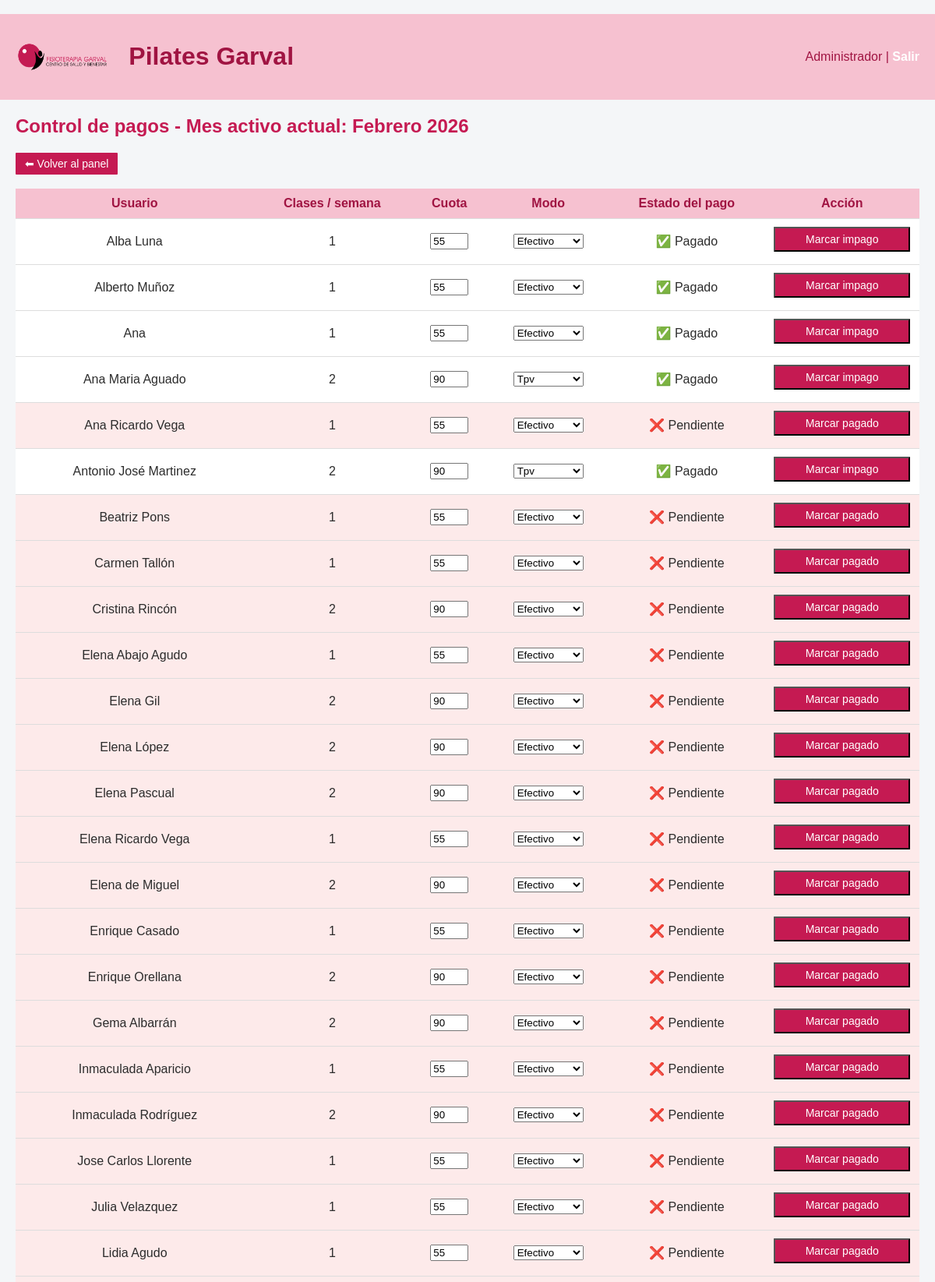
Page /admin/pagos (signed in, upper part) on the committed database.
### tables this page shows
CREATE TABLE configuracion (
    id INTEGER PRIMARY KEY CHECK (id = 1),
    year INTEGER NOT NULL,
    month INTEGER NOT NULL
);

CREATE TABLE "pagos" (
	"id"	INTEGER,
	"usuario_id"	INTEGER,
	"year"	INTEGER,
	"month"	INTEGER,
	"pagado"	INTEGER DEFAULT 0,
	"cuota"	INTEGER, fecha_pago DATE, metodo_pago TEXT,
	PRIMARY KEY("id" AUTOINCREMENT),
	UNIQUE("usuario_id","year","month")
);

CREATE TABLE "usuarios" (
	"id"	INTEGER,
	"nombre"	TEXT,
	"email"	TEXT,
	"rol"	TEXT,
	"clases_semana"	INTEGER,
	"password"	TEXT,
	"desactivo"	INTEGER,
	PRIMARY KEY("id" AUTOINCREMENT)
);

### app.py (the view)
@app.route("/admin/pagos")
@login_required
@role_required("admin")
def admin_pagos():
    if "rol" not in session or session["rol"] != "admin":
        abort(403)
    hoy = date.today()
    year, month = obtener_mes_activo()
    mes_activo = f"{year}-{month:02d}"
    meses = [
        "Enero", "Febrero", "Marzo", "Abril", "Mayo", "Junio",
        "Julio", "Agosto", "Septiembre", "Octubre", "Noviembre", "Diciembre"
    ]
    mes_literal = meses[month - 1]
    usuarios = obtener_usuarios_con_pagos(year, month)
    return render_template(
        "pagos.html",
        usuarios=usuarios,
        year=year,
        mes_literal=mes_literal
    )

### app.py (called while the page is built)
def obtener_mes_activo():
    conn = conectar()
    c = conn.cursor()
    fila = c.execute("""
        SELECT year, month
        FROM configuracion
        WHERE id = 1
    """).fetchone()
    conn.close()
    return fila[0], fila[1]

### auth.py (called while the page is built)
def login_required(f):
    @wraps(f)
    def wrapper(*args, **kwargs):
        if not session.get("user_id"):
            return redirect(url_for("login", next=request.path))
        return f(*args, **kwargs)
    return wrapper

def role_required(*roles):
    def deco(f):
        @wraps(f)
        def wrapper(*args, **kwargs):
            if not session.get("user_id"):
                return redirect(url_for("login", next=request.path))
            if session.get("rol") not in roles:
                abort(403)
            return f(*args, **kwargs)
        return wrapper
    return deco

### db.py (called while the page is built)
def conectar():
    return sqlite3.connect("clinica.db")

### usuarios.py (called while the page is built)
def obtener_usuarios_con_pagos(year, month):
    conn = conectar()
    c = conn.cursor()
    usuarios = c.execute("""
        SELECT
           u.id,
           u.nombre,
           u.clases_semana,
           IFNULL(p.pagado, 0) AS pagado,
           p.metodo_pago,
           p.cuota
        FROM usuarios u
        LEFT JOIN pagos p
           ON u.id = p.usuario_id
           AND p.year = ?
           AND p.month = ?
        WHERE u.rol = 'usuario'
        ORDER BY u.nombre;
    """, (year, month)).fetchall()
    conn.close()
    return usuarios

### templates/pagos.html (shortened to what this page needs)
﻿{% extends "base.html" %}
{% block content %}
<h2>Control de pagos - Mes activo actual: {{ mes_literal }} {{ year }}</h2>
<a href="/admin" class="boton boton-secundario">⬅ Volver al panel</a>
<br />
<br />
<table>
    <tr>
        <th>Usuario</th>
        <th>Clases / semana</th>
        <th>Cuota</th>
        <th>Modo</th>
        <th>Estado del pago</th>
        <th class="acciones">Acción</th>
    </tr>
    {% for id, nombre, clases_semana, pagado, metodo_pago, cuota in usuarios %}
    <tr class="{% if not pagado %}fila-roja{% endif %}">
        <td>{{ nombre }}</td>
        <td>{{ clases_semana }}</td>
        <td>
            <input type="text"
                   name="cuota"
                   inputmode="numeric"
                   pattern="[0-9]{1,3}"
                   maxlength="3"
                   size="3"
                   value="{% if cuota is not none %}{{ cuota }}{% else %}{% if clases_semana|int == 1 %}55{% else %}90{% endif %}{% endif %}" form="form-pago-{{ id }}" required>
        </td>
        <td>
            <select name="metodo_pago" form="form-pago-{{ id }}" required>
                <option value="Efectivo" {% if metodo_pago=='Efectivo' %}selected{% endif %}>Efectivo</option>
                <option value="Tpv" {% if metodo_pago=='Tpv' %}selected{% endif %}>Tpv</option>
            </select>
        </td>
        <td>{% if pagado %}✅ Pagado{% else %}❌ Pendiente{% endif %}</td>
        <td class="acciones">
            <button type="submit" form="form-pago-{{ id }}"
                    {% if pagado %}onclick="return confirm('¿Seguro que quieres marcar este pago como IMPAGO?')" {% endif %}>
                {% if pagado %}Marcar impago{% else %}Marcar pagado{% endif %}
            </button>
        </td>
    </tr>
    {% endfor %}
</table>
{% endblock %}

### static/estilo.css (style rules this page uses)
:root { --primary: #c51a52; --primary-dark: #a01442; --primary-light: #f6c1d0; --bg: #f4f6f8; --text: #2c2c2c; }
body { font-family: Arial, sans-serif; margin: 0; background: var(--bg); color: var(--text); }
h2, h3 { color: var(--primary); margin-top: 0; }
table { width: 100%; border-collapse: collapse; background: white; margin-bottom: 25px; }
th, td { padding: 10px 12px; border-bottom: 1px solid #ddd; vertical-align: middle; text-align: center; }
th { background: var(--primary-light); color: var(--primary-dark); font-weight: bold; }
td.acciones { text-align: center; white-space: nowrap; }
a.boton, button { background: var(--primary); color: white; padding: 6px 12px; border-radius: 1px; text-decoration: none; font-size: 14px; display: inline-block; }
.boton-secundario { background: #ddd; color: #333; padding: 10px 14px; border-radius: 4px; text-decoration: none; text-align: center; }
td:last-child { text-transform: capitalize; }
.fila-roja { background-color: #fdeaea; }
table input[type="number"], table select { width: 90px; }
.acciones button { display: block; width: 100%; margin-bottom: 6px; }

### rows in the picture
configuracion: year "2026"
pagos: nombre "Alba Luna", clases_semana "1", cuota "55", metodo_pago "Efectivo", shows "✅ Pagado", shows "Marcar impago"
pagos: nombre "Alberto Muñoz", clases_semana "1", cuota "55", metodo_pago "Efectivo", shows "✅ Pagado", shows "Marcar impago"
pagos: nombre "Ana", clases_semana "1", cuota "55", metodo_pago "Efectivo", shows "✅ Pagado", shows "Marcar impago"
pagos: nombre "Ana Maria Aguado", clases_semana "2", cuota "90", metodo_pago "Tpv", shows "✅ Pagado", shows "Marcar impago"
usuarios: nombre "Ana Ricardo Vega", clases_semana "1", cuota "55", metodo_pago "Efectivo", shows "❌ Pendiente", shows "Marcar pagado"
pagos: nombre "Antonio José Martinez", clases_semana "2", cuota "90", metodo_pago "Tpv", shows "✅ Pagado", shows "Marcar impago"
usuarios: nombre "Beatriz Pons", clases_semana "1", cuota "55", metodo_pago "Efectivo", shows "❌ Pendiente", shows "Marcar pagado"
usuarios: nombre "Carmen Tallón", clases_semana "1", cuota "55", metodo_pago "Efectivo", shows "❌ Pendiente", shows "Marcar pagado"
usuarios: nombre "Cristina Rincón", clases_semana "2", cuota "90", metodo_pago "Efectivo", shows "❌ Pendiente", shows "Marcar pagado"
usuarios: nombre "Elena Abajo Agudo", clases_semana "1", cuota "55", metodo_pago "Efectivo", shows "❌ Pendiente", shows "Marcar pagado"
usuarios: nombre "Elena Gil", clases_semana "2", cuota "90", metodo_pago "Efectivo", shows "❌ Pendiente", shows "Marcar pagado"
usuarios: nombre "Elena López", clases_semana "2", cuota "90", metodo_pago "Efectivo", shows "❌ Pendiente", shows "Marcar pagado"
usuarios: nombre "Elena Pascual", clases_semana "2", cuota "90", metodo_pago "Efectivo", shows "❌ Pendiente", shows "Marcar pagado"
usuarios: nombre "Elena Ricardo Vega", clases_semana "1", cuota "55", metodo_pago "Efectivo", shows "❌ Pendiente", shows "Marcar pagado"
usuarios: nombre "Elena de Miguel", clases_semana "2", cuota "90", metodo_pago "Efectivo", shows "❌ Pendiente", shows "Marcar pagado"
usuarios: nombre "Enrique Casado", clases_semana "1", cuota "55", metodo_pago "Efectivo", shows "❌ Pendiente", shows "Marcar pagado"
usuarios: nombre "Enrique Orellana", clases_semana "2", cuota "90", metodo_pago "Efectivo", shows "❌ Pendiente", shows "Marcar pagado"
usuarios: nombre "Gema Albarrán", clases_semana "2", cuota "90", metodo_pago "Efectivo", shows "❌ Pendiente", shows "Marcar pagado"
usuarios: nombre "Inmaculada Aparicio", clases_semana "1", cuota "55", metodo_pago "Efectivo", shows "❌ Pendiente", shows "Marcar pagado"
usuarios: nombre "Inmaculada Rodríguez", clases_semana "2", cuota "90", metodo_pago "Efectivo", shows "❌ Pendiente", shows "Marcar pagado"
usuarios: nombre "Jose Carlos Llorente", clases_semana "1", cuota "55", metodo_pago "Efectivo", shows "❌ Pendiente", shows "Marcar pagado"
usuarios: nombre "Julia Velazquez", clases_semana "1", cuota "55", metodo_pago "Efectivo", shows "❌ Pendiente", shows "Marcar pagado"
usuarios: nombre "Lidia Agudo", clases_semana "1", cuota "55", metodo_pago "Efectivo", shows "❌ Pendiente", shows "Marcar pagado"

### other values in the picture
{{ session.nombre }} "Administrador"
{{ mes_literal }} "Febrero"
